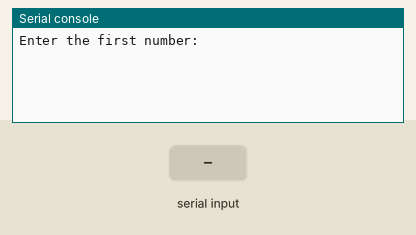
Recording of a program running on a simulated BBC micro:bit running MicroPython. On the bench: the last lines printed to the serial console. The inputs (shaded band) are chosen by the test bench.

Above: at 1.2 s.
1.3 s: "5" typed at the serial console, then Enter
At 1.7 s:
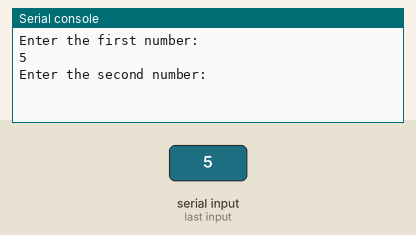
2.8 s: "90" typed at the serial console, then Enter
At 4.0 s:
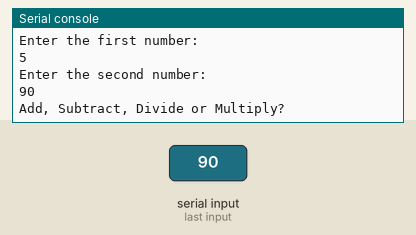
4.3 s: "Add" typed at the serial console, then Enter
At 5.2 s:
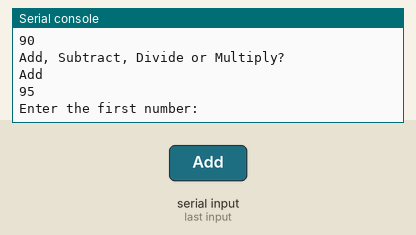

Measured:
- after the input at 1.3 s, the serial console: prints a new line at once (image 1)
- after the input at 2.8 s, the serial console: prints a new line at once (image 2)
- after the input at 4.3 s, the serial console: prints a new line at once (image 3)

The program:

Simple_Calculator_with_functions.py
```python
from microbit import *

def input2int(inputString):
    output = int(input(inputString))
    return output

while True:
    x = input2int("Enter the first number:")
    y = input2int("Enter the second number:")
    operation = input("Add, Subtract, Divide or Multiply? ")
    if operation == "Add":
        print(x+y)
    if operation == "Subtract":
        if x>y:
            print(x-y)
        else:
            print(y-x)
    if operation == "Divide":
        print(x/y)
    if operation == "Multiply":
        print(x*y)
```
